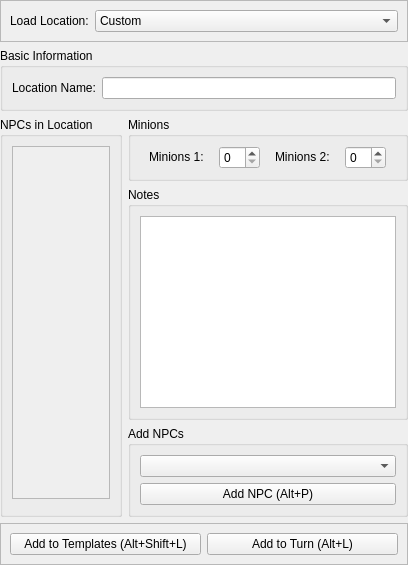
         <widget class="QWidget" name="widget_6" native="true">
          <layout class="QVBoxLayout" name="verticalLayout_10">
           <property name="leftMargin">
            <number>0</number>
           </property>
           <property name="topMargin">
            <number>0</number>
           </property>
           <property name="rightMargin">
            <number>0</number>
           </property>
           <property name="bottomMargin">
            <number>0</number>
           </property>
           <item>
            <widget class="QFrame" name="frame_10">
             <property name="sizePolicy">
              <sizepolicy hsizetype="Preferred" vsizetype="Fixed">
               <horstretch>0</horstretch>
               <verstretch>0</verstretch>
              </sizepolicy>
             </property>
             <property name="frameShape">
              <enum>QFrame::StyledPanel</enum>
             </property>
             <property name="frameShadow">
              <enum>QFrame::Raised</enum>
             </property>
             <layout class="QHBoxLayout" name="horizontalLayout_16">
              <item>
               <widget class="QLabel" name="label_21">
                <property name="sizePolicy">
                 <sizepolicy hsizetype="Fixed" vsizetype="Fixed">
                  <horstretch>0</horstretch>
                  <verstretch>0</verstretch>
                 </sizepolicy>
                </property>
                <property name="text">
                 <string>Load Location:</string>
                </property>
               </widget>
              </item>
              <item>
               <widget class="QComboBox" name="editLocationCombo">
                <item>
                 <property name="text">
                  <string>Custom</string>
                 </property>
                </item>
               </widget>
              </item>
             </layout>
            </widget>
           </item>
           <item>
            <widget class="QGroupBox" name="groupBox_4">
             <property name="title">
              <string>Basic Information</string>
             </property>
             <layout class="QVBoxLayout" name="verticalLayout_31">
              <item>
               <widget class="QWidget" name="widget_13" native="true">
                <property name="sizePolicy">
                 <sizepolicy hsizetype="Preferred" vsizetype="Fixed">
                  <horstretch>0</horstretch>
                  <verstretch>0</verstretch>
                 </sizepolicy>
                </property>
                <layout class="QHBoxLayout" name="horizontalLayout_19">
                 <property name="leftMargin">
                  <number>0</number>
                 </property>
                 <property name="topMargin">
                  <number>0</number>
                 </property>
                 <property name="rightMargin">
                  <number>0</number>
                 </property>
                 <property name="bottomMargin">
                  <number>0</number>
                 </property>
                 <item>
                  <widget class="QLabel" name="label_24">
                   <property name="sizePolicy">
                    <sizepolicy hsizetype="Fixed" vsizetype="Fixed">
                     <horstretch>0</horstretch>
                     <verstretch>0</verstretch>
                    </sizepolicy>
                   </property>
                   <property name="text">
                    <string>Location Name:</string>
                   </property>
                  </widget>
                 </item>
                 <item>
                  <widget class="QLineEdit" name="editLocationName">
                   <property name="sizePolicy">
                    <sizepolicy hsizetype="Preferred" vsizetype="Fixed">
                     <horstretch>0</horstretch>
                     <verstretch>0</verstretch>
                    </sizepolicy>
                   </property>
                  </widget>
                 </item>
                </layout>
               </widget>
              </item>
             </layout>
            </widget>
           </item>
           <item>
            <widget class="QWidget" name="widget_14" native="true">
             <layout class="QHBoxLayout" name="horizontalLayout_25">
              <property name="leftMargin">
               <number>0</number>
              </property>
              <property name="topMargin">
               <number>0</number>
              </property>
              <property name="rightMargin">
               <number>0</number>
              </property>
              <property name="bottomMargin">
               <number>0</number>
              </property>
              <item>
               <widget class="QGroupBox" name="editNPCBox">
                <property name="title">
                 <string>NPCs in Location</string>
                </property>
                <layout class="QVBoxLayout" name="verticalLayout_14">
                 <item>
                  <widget class="QScrollArea" name="scrollArea_2">
                   <property name="sizePolicy">
                    <sizepolicy hsizetype="Preferred" vsizetype="Expanding">
                     <horstretch>0</horstretch>
                     <verstretch>0</verstretch>
                    </sizepolicy>
                   </property>
                   <property name="widgetResizable">
                    <bool>true</bool>
                   </property>
                   <widget class="QWidget" name="editLocContents">
                    <property name="geometry">
                     <rect>
                      <x>0</x>
                      <y>0</y>
                      <width>301</width>
                      <height>449</height>
                     </rect>
                    </property>
                    <layout class="QVBoxLayout" name="verticalLayout_18"/>
                   </widget>
                  </widget>
                 </item>
                 <item>
                  <widget class="QWidget" name="widget_9" native="true">
                   <layout class="QHBoxLayout" name="horizontalLayout_30">
                    <property name="leftMargin">
                     <number>0</number>
                    </property>
                    <property name="topMargin">
                     <number>0</number>
                    </property>
                    <property name="rightMargin">
                     <number>0</number>
                    </property>
                    <property name="bottomMargin">
                     <number>0</number>
                    </property>
                   </layout>
                  </widget>
                 </item>
                </layout>
               </widget>
              </item>
              <item>
               <widget class="QWidget" name="widget_15" native="true">
                <layout class="QVBoxLayout" name="verticalLayout_33">
                 <property name="leftMargin">
                  <number>0</number>
                 </property>
                 <property name="topMargin">
                  <number>0</number>
                 </property>
                 <property name="rightMargin">
                  <number>0</number>
                 </property>
                 <property name="bottomMargin">
                  <number>0</number>
                 </property>
                 <item>
                  <widget class="QGroupBox" name="groupBox_7">
                   <property name="sizePolicy">
                    <sizepolicy hsizetype="Preferred" vsizetype="Fixed">
                     <horstretch>0</horstretch>
                     <verstretch>0</verstretch>
                    </sizepolicy>
                   </property>
                   <property name="title">
                    <string>Minions</string>
                   </property>
                   <layout class="QGridLayout" name="gridLayout_4">
                    <item row="0" column="1">
                     <widget class="QSpinBox" name="editMinionSpin1">
                      <property name="sizePolicy">
                       <sizepolicy hsizetype="Fixed" vsizetype="Fixed">
                        <horstretch>0</horstretch>
                        <verstretch>0</verstretch>
                       </sizepolicy>
                      </property>
                     </widget>
                    </item>
                    <item row="0" column="2">
                     <widget class="QLabel" name="label_26">
                      <property name="sizePolicy">
                       <sizepolicy hsizetype="Fixed" vsizetype="Fixed">
                        <horstretch>0</horstretch>
                        <verstretch>0</verstretch>
                       </sizepolicy>
                      </property>
                      <property name="text">
                       <string>Minions 2:</string>
                      </property>
                     </widget>
                    </item>
                    <item row="0" column="0">
                     <widget class="QLabel" name="label_25">
                      <property name="sizePolicy">
                       <sizepolicy hsizetype="Fixed" vsizetype="Fixed">
                        <horstretch>0</horstretch>
                        <verstretch>0</verstretch>
                       </sizepolicy>
                      </property>
                      <property name="text">
                       <string>Minions 1:</string>
                      </property>
                     </widget>
                    </item>
                    <item row="0" column="3">
                     <widget class="QSpinBox" name="editMinionSpin2">
                      <property name="sizePolicy">
                       <sizepolicy hsizetype="Fixed" vsizetype="Fixed">
                        <horstretch>0</horstretch>
                        <verstretch>0</verstretch>
                       </sizepolicy>
                      </property>
                     </widget>
                    </item>
                   </layout>
                  </widget>
                 </item>
                 <item>
                  <widget class="QGroupBox" name="groupBox">
                   <property name="title">
                    <string>Notes</string>
                   </property>
                   <layout class="QHBoxLayout" name="horizontalLayout_12">
                    <item>
                     <widget class="QTextEdit" name="editLocDesc">
                      <property name="sizePolicy">
                       <sizepolicy hsizetype="Preferred" vsizetype="Preferred">
                        <horstretch>0</horstretch>
                        <verstretch>0</verstretch>
                       </sizepolicy>
                      </property>
                     </widget>
                    </item>
                   </layout>
                  </widget>
                 </item>
                 <item>
                  <widget class="QGroupBox" name="groupBox_8">
                   <property name="sizePolicy">
                    <sizepolicy hsizetype="Preferred" vsizetype="Fixed">
                     <horstretch>0</horstretch>
                     <verstretch>0</verstretch>
                    </sizepolicy>
                   </property>
                   <property name="title">
                    <string>Add NPCs</string>
                   </property>
                   <layout class="QVBoxLayout" name="verticalLayout_34">
                    <item>
                     <widget class="QComboBox" name="editLocNPCCombo"/>
                    </item>
                    <item>
                     <widget class="QPushButton" name="editAddNPCButton">
                      <property name="sizePolicy">
                       <sizepolicy hsizetype="Preferred" vsizetype="Fixed">
                        <horstretch>0</horstretch>
                        <verstretch>0</verstretch>
                       </sizepolicy>
                      </property>
                      <property name="toolTip">
                       <string/>
                      </property>
                      <property name="text">
                       <string>Add NPC (Alt+P)</string>
                      </property>
                      <property name="shortcut">
                       <string>Alt+P</string>
                      </property>
                     </widget>
                    </item>
                   </layout>
                  </widget>
                 </item>
                </layout>
               </widget>
              </item>
             </layout>
            </widget>
           </item>
           <item>
            <widget class="QFrame" name="frame_11">
             <property name="sizePolicy">
              <sizepolicy hsizetype="Preferred" vsizetype="Fixed">
               <horstretch>0</horstretch>
               <verstretch>0</verstretch>
              </sizepolicy>
             </property>
             <property name="frameShape">
              <enum>QFrame::StyledPanel</enum>
             </property>
             <property name="frameShadow">
              <enum>QFrame::Raised</enum>
             </property>
             <layout class="QHBoxLayout" name="horizontalLayout_18">
              <item>
               <widget class="QPushButton" name="editAddLocTempButton">
                <property name="toolTip">
                 <string/>
                </property>
                <property name="text">
                 <string>Add to Templates (Alt+Shift+L)</string>
                </property>
                <property name="shortcut">
                 <string>Alt+Shift+L</string>
                </property>
               </widget>
              </item>
              <item>
               <widget class="QPushButton" name="editAddLocTurnButton">
                <property name="enabled">
                 <bool>true</bool>
                </property>
                <property name="toolTip">
                 <string/>
                </property>
                <property name="text">
                 <string>Add to Turn (Alt+L)</string>
                </property>
                <property name="shortcut">
                 <string>Alt+L</string>
                </property>
               </widget>
              </item>
             </layout>
            </widget>
           </item>
          </layout>
         </widget>
